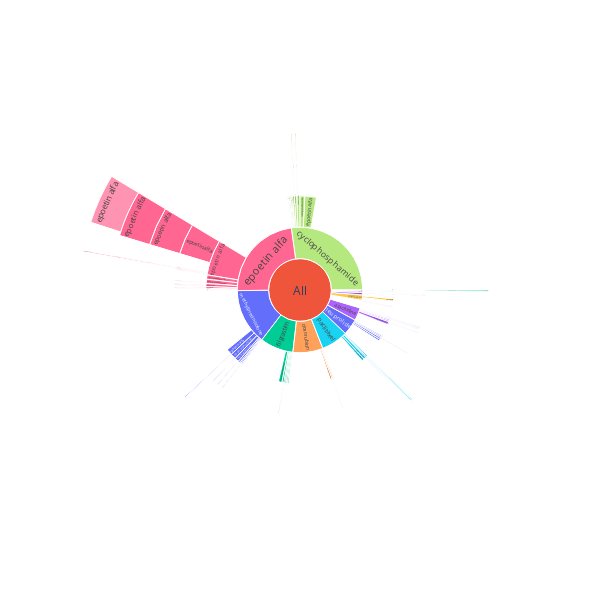

The cell this chart's notebook holds for it:
### Code cell
fig = px.sunburst(df, path=[px.Constant('All'),'drug0', 'drug1', 'drug2', 'drug3', 'drug4', 'drug5'], values='value', color='drug0', width=600, height=600)
#fig.update_layout(hovermode=False)
#set marker colors whose labels are " " to transparent
marker_colors=list(fig.data[0].marker['colors'])
marker_labels=list(fig.data[0]['labels'])
new_marker_colors=["rgba(0,0,0,0)" if label==" " else color for (color, label) in zip(marker_colors, marker_labels)]
marker_colors=new_marker_colors
fig.data[0].marker['colors'] = marker_colors
fig.show()

### Figure 1 — Plotly figure (JSON) as saved in the notebook; plotly's stock layout.template omitted (floating-point values rounded to 4 significant figures; data arrays with more than 128 entries replaced by an {"elided": "..."} marker saying what was removed)
{"data": [{"branchvalues": "total", "customdata": {"elided": "483x1 str values"}, "domain": {"x": [0, 1], "y": [0, 1]}, "hovertemplate": "labels=%{label}<br>value=%{value}<br>parent=%{parent}<br>id=%{id}<br>drug0=%{customdata[0]}<extra></extra>", "ids": {"elided": "483 str values"}, "labels": {"elided": "483 str values"}, "marker": {"colors": {"elided": "483 str values"}}, "name": "", "parents": {"elided": "483 str values"}, "type": "sunburst", "values": {"elided": "483 int values"}}], "layout": {"height": 600, "legend": {"tracegroupgap": 0}, "margin": {"t": 60}, "width": 600}}
